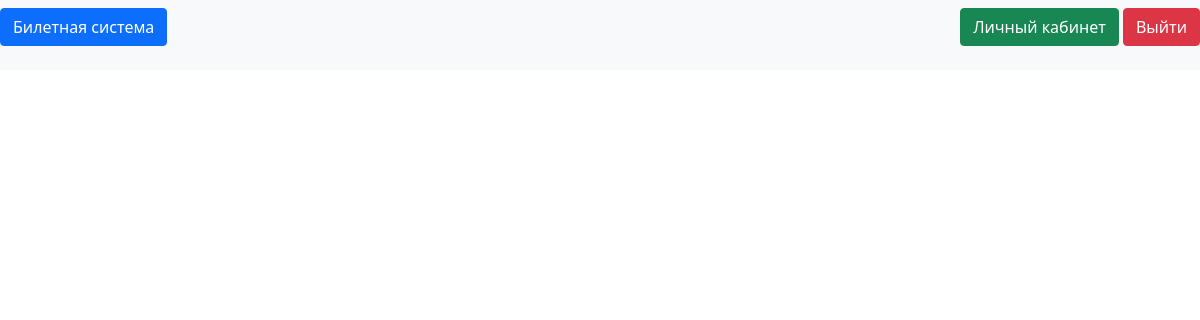
Page /personal_area (signed in) on the earlier database version.
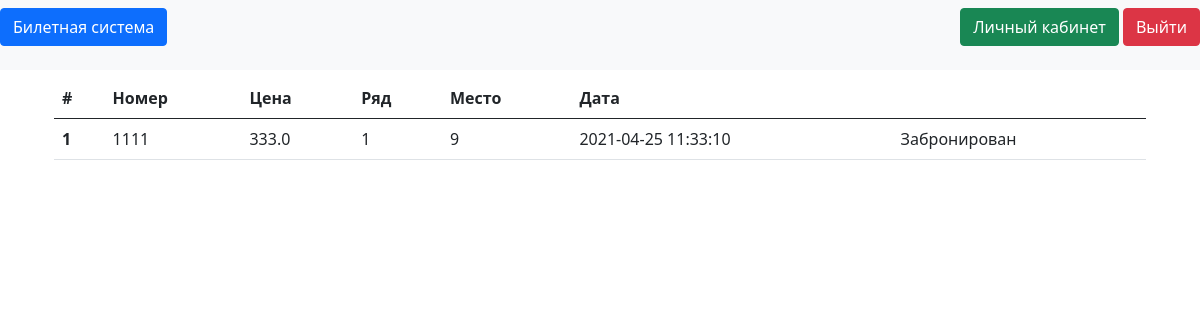
Same page on the later database version.
### domain/ticket.py (models this page shows)
class Ticket(SqlAlchemyBase, SerializerMixin):  # модель для работы с таблицей билетов
    __tablename__ = "tickets"
    id = Column(Integer, primary_key=True, autoincrement=True)
    number = Column(Integer, nullable=False)
    cost = Column(Float, nullable=False)
    chair_id = Column("chair_id", Integer, ForeignKey('chairs.id'), nullable=False)
    chair = relationship("Chair", back_populates='ticket')
    session_id = Column("session_id", Integer, ForeignKey('sessions.id'), nullable=False)
    session = relationship("Session", back_populates='ticket')
    record = relationship("Record")

### source.py (the view)
@app.route("/personal_area", methods=["GET", "POST"])
def personal_area():  # функция для страницы показа личного кабинета
    resource = PersonalAreaResource()
    tickets = resource.get_user_tickets()
    return render_template("index.html", name_page="Кабинет", user_tickets=tickets)

### controllers/chair_controller.py (called while the page is built)
    def get(self, chair_id):  # получить
        return self.chair_service.get_chair(chair_id)

### controllers/personal_area_controller.py (called while the page is built)
    def get_user_tickets(self):  # получить все билеты пользователя
        return self.personal_area_service.get_user_tickets()

### controllers/record_controller.py (called while the page is built)
    def get(self):  # получить
        return self.record_service.get_all()

### controllers/record_types_controller.py (called while the page is built)
    def get(self, record_type_id):  # получить
        return self.record_type_service.get_record_type(record_type_id)

### controllers/ticket_controller.py (called while the page is built)
    def get(self, ticket_id):  # получить
        return self.ticket_service.get_ticket(ticket_id)

### domain/db_session.py (called while the page is built)
def create_session() -> Session:  # создание сессий
    global __factory
    return __factory()

### repository/chairs_repository.py (called while the page is built)
    def get_chair(self, chair_id: int):  # получить стул
        new_db_session = db_session.create_session()
        return new_db_session.query(Chair).filter(Chair.id == chair_id).first()

### repository/record_types_repository.py (called while the page is built)
    def get_record_type(self, record_type_id: RecordType):  # получить тип записи
        new_db_session = db_session.create_session()
        return new_db_session.query(RecordType).filter(RecordType.id == record_type_id).first()

### repository/records_repository.py (called while the page is built)
    def get_all(self):  # получить все записи
        new_db_session = db_session.create_session()
        return new_db_session.query(Record).all()

### repository/tickets_repository.py (called while the page is built)
    def get_ticket(self, ticket_id: int):  # получить билет
        new_db_session = db_session.create_session()
        return new_db_session.query(Ticket).filter(Ticket.id == ticket_id).first()

### services/chairs_service.py (called while the page is built)
    def get_chair(self, chair_id):  # получить один
        chair = self.chairs_repository.get_chair(chair_id)
        if chair:
            return {"chair": [item.to_dict(only=("id", "row", "place", "hall_id"))
                              for item in [chair]]}
        else:
            return {"error": "Not found"}

### services/record_types_service.py (called while the page is built)
    def get_record_type(self, record_type_id):  # получить один тип записи
        record_type = self.record_types_repository.get_record_type(record_type_id)
        if record_type:
            return {"record_type": [{"id": record_type.id, "title": record_type.title}]}
        return {"error": "not found"}

### services/records_service.py (called while the page is built)
    def get_all(self):  # получить все записи
        return {"records": [item.to_dict
                            (only=("id", "purchase_date", "record_type_id", "ticket_id", "user_id"))
                            for item in self.records_repository.get_all()]}

### source.py (called while the page is built)
@login_manager.user_loader
def load_user(user_id):  # получение пользователя из бд
    db_sess = db_session.create_session()
    return db_sess.query(User).get(user_id)

### templates/index.html (shortened to what this page needs)
{% extends "base.html" %}
{% block content %}
<div class="container">
    {% if user_tickets %}
        <table class="table">
            <thead>
                <tr>
                  <th scope="col">#</th>
                  <th scope="col">Номер</th>
                  <th scope="col">Цена</th>
                  <th scope="col">Ряд</th>
                  <th scope="col">Место</th>
                  <th scope="col">Дата</th>
                  <th scope="col"></th>
                </tr>
            </thead>
            <tbody>
                {% for ticket in user_tickets%}
                    <tr>
                      <th scope="row">{{loop.index}}</th>
                      <td>{{ticket["number"]}}</td>
                      <td>{{ticket["cost"]}}</td>
                      <td>{{ticket["row"]}}</td>
                      <td>{{ticket["place"]}}</td>
                      <td>{{ticket["purchase_date"]}}</td>
                      <td>{{ticket["operation"]}}</td>
                    </tr>
                {% endfor %}
            </tbody>
        </table>
    {% endif %}
</div>
{% endblock %}

### templates/base.html (shortened to what this page needs)
<!doctype html>
    <html lang="en">
      <head>
        <link rel="stylesheet"
        href="https://cdn.jsdelivr.net/npm/bootstrap@5.0.0-beta1/dist/css/bootstrap.min.css"
>
      </head>
      <body>
        <header>
            <nav class="navbar navbar-light bg-light">
                <p>
                    <a class="btn btn-primary" href="/">Билетная система</a>
                </p>
                {% if current_user.is_authenticated %}
                    <p>
                        <a class="btn btn-success" href="/personal_area">Личный кабинет</a>
                        <a class="btn btn-danger" href="/logout">Выйти</a>
                    </p>
                {% else %}
                    <p>
                      <a class="btn btn-primary" href="/registration">Зарегистрироваться</a>
                      <a class="btn btn-success" href="/authorisation">Войти</a>
                    </p>
                {% endif %}
            </nav>
        </header>
        <main role="main" class="container">
            {% block content %}{% endblock %}
        </main>
      </body>
    </html>

Differences in the rows shown:
added Ticket: number "1111", cost "333.0", row "1", place "9", purchase_date "2021-04-25 11:33:10", operation "Забронирован"
Other differences:
text now shown: "# Номер Цена Ряд Место Дата"
